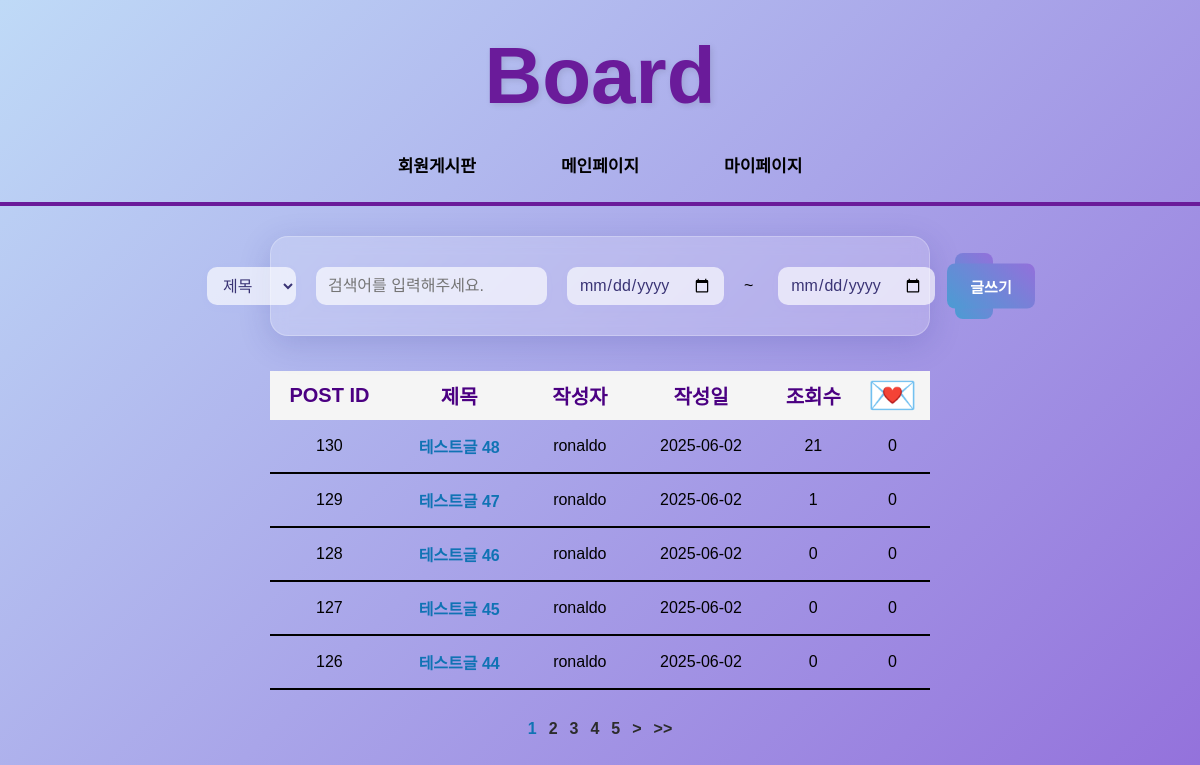
The page /board/board.php on the database its author committed.
### tables this page shows
CREATE TABLE `board` (
  `idx` int NOT NULL AUTO_INCREMENT,
  `title` varchar(100) NOT NULL,
  `content` text NOT NULL,
  `author` varchar(30) NOT NULL,
  `post_date` date NOT NULL,
  `file` varchar(255) DEFAULT NULL,
  `views` int DEFAULT '0',
  `likes` int DEFAULT '0',
  PRIMARY KEY (`idx`)
);

### board/board.php (the view, shortened to what this page needs)
<?php
    require_once $_SERVER['DOCUMENT_ROOT'].'/php/db.php';
    if(isset($_GET['page'])){
        $page = $_GET['page'];
    }else{
        $page = 1;
    }
    $cate = $_GET['cate'];
    $search = $_GET['search'];
    $start_date = $_GET['start_date'];
    $end_date = $_GET['end_date'];
    if($search && $start_date && $end_date){
        $cnt_sql = "SELECT COUNT(*) as cnt FROM board WHERE $cate LIKE '%$search%' AND post_date BETWEEN '$start_date' AND '$end_date'";
    } else if($search){
        $cnt_sql = "SELECT COUNT(*) as cnt FROM board WHERE $cate LIKE '%$search%'";
    } else if($start_date && $end_date){
        $cnt_sql = "SELECT COUNT(*) as cnt FROM board WHERE post_date BETWEEN '$start_date' AND '$end_date'";
    } else {
        $cnt_sql = "SELECT COUNT(*) as cnt FROM board";
    }
    $cnt_res = $mysqli->query($cnt_sql);
    $cnt_row = $cnt_res->fetch_assoc();
    $total_post = $cnt_row['cnt'];
    $per_post = 5;
    $start = ($page-1)*$per_post;
    $total_page = ceil($total_post/$per_post);
    $per_block = 5;
    $total_block = ceil($total_page/$per_block);
    $current_block = ceil($page/$per_block);
    $start_block = ($current_block-1)*$per_block+1;
    $end_block = min(($start_block + $per_block -1),$total_page);
?>
<!DOCTYPE html>
<html lang="ko">
<head>
    <link rel="stylesheet" href="/CSS/basic.css">
    <link rel="stylesheet" href="/CSS/board.css">
</head>
<body>
    <header class="board_title">
        <h1>Board</h1>
        <div class="nav">
            <a href="/board/board.php">회원게시판</a>
            <a href="/pages/main.php">메인페이지</a>
            <a href="/pages/mypage.php">마이페이지</a>
        </div>
        <hr>
    </header>
    <div class="search_wrapper">
        <form action="/board/board.php" method="GET" class="search_bar">
            <select name="cate" id="search_opt">
                <option value="title" <?= $cate=="title"?"selected":""; ?>>제목</option>
            </select>
            <input type="text" name="search" value="<?= htmlspecialchars($search)?>"autocomplete="off" placeholder="검색어를 입력해주세요.">
            <input type="date" name="start_date" value="<?= htmlspecialchars($start_date)?>">
            ~
            <input type="date" name="end_date" value="<?= htmlspecialchars($end_date)?>">
            <button type="submit" class="btn_style">검색</button>
        </form>
        <a href="/board/board_write.php" class="btn_style write_btn">글쓰기</a>
    </div>
    <table class="board_table">
        <thead>
            <tr>
                <th>POST ID</th>
                <th>제목</th>
                <th>작성자</th>
                <th>작성일</th>
                <th>조회수</th>
                <th id="emot">💌</th>
            </tr>
        </thead>
        <tbody>
        <?php
        if($search && $start_date && $end_date){
            $sql_page = "SELECT * FROM board WHERE $cate LIKE '%$search%' AND post_date BETWEEN '$start_date' AND '$end_date' ORDER BY idx DESC LIMIT $start, $per_post";
        } else if($search){
            $sql_page = "SELECT * FROM board WHERE $cate LIKE '%$search%' ORDER BY idx DESC LIMIT $start, $per_post";
        } else if($start_date && $end_date){
            $sql_page = "SELECT * FROM board WHERE post_date BETWEEN '$start_date' AND '$end_date' ORDER BY idx DESC LIMIT $start, $per_post";
        } else {
            $sql_page = "SELECT * FROM board ORDER BY idx DESC LIMIT $start, $per_post";
        }
        $res_page = $mysqli->query($sql_page);
        while($row = $res_page->fetch_assoc()){
        ?>
            <tr>
                <td><?= $row['idx']; ?></td>
                <td><a id="title_link" href="/board/board_read.php?idx=<?=$row['idx']?>"><?= $row['title']; ?></a></td>
                <td><?= $row['author']; ?></td>
                <td><?= $row['post_date']; ?></td>
                <td><?= $row['views']; ?></td>
                <td><?= $row['likes']; ?></td>
            </tr>
        <?php } ?>
        </tbody>
    </table>
    <div class="page_wrapper">
        <?php
        $query_string = "&cate=$cate&search=$search&start_date=$start_date&end_date=$end_date";
        while($start_block<=$end_block){
            if($start_block==$page) {
                echo "<a href='/board/board.php?page=$start_block$query_string' class='active'>$start_block</a>";
            } else {
                echo "<a href='/board/board.php?page=$start_block$query_string'>$start_block</a>";
            }
            $start_block++;
        }
        if($current_block<$total_block){
            $next_page=$end_block + 1;
            echo "<a href='/board/board.php?page=$next_page$query_string'>></a>";
        }
        if($current_block<$total_block){
            echo "<a href='/board/board.php?page=$total_page$query_string'>>></a>";
        }
        ?>
    </div>
</body>
</html>

### CSS/basic.css (style rules this page uses)
* { box-sizing: border-box; }
body { margin: 0; padding: 0; font-family: 'Poppins', sans-serif; }
input, button { font-family: inherit; }

### CSS/board.css (style rules this page uses)
body { margin: 0; background: linear-gradient(135deg, #BFDAF7, #9370DB); min-height: 100vh; overflow-y: auto; display: flex; flex-direction: column; }
.board_title { width: 100%; text-align: center; }
.board_title h1 { font-size: 80px; font-weight: bold; color: #6a1b9a; text-shadow: 2px 2px 6px rgba(0, 0, 0, 0.1); margin-bottom: 20px; margin-top: 30px }
.board_title hr { width: 100%; border: 2px solid #6a1b9a; margin: 0 auto; }
.board_title .nav { display: flex; justify-content: center; gap: 45px; margin-bottom: 15px; font-size: 17px; font-weight: bold; }
.board_title .nav a { text-decoration: none; color: black; padding: 10px 20px; border-radius: 8px; transition: background 0.3s ease; }
#title_link { text-decoration:none; color:#1073b4; font-weight:bold; }
.search_wrapper { position: relative; width: 55%; margin: 30px auto 10px auto; }
.search_bar { width: 100%; display: flex; justify-content: center; align-items: center; gap: 20px; background: rgba(255,255,255,0.18); box-shadow: 0 8px 32px 0 rgba(31,38,135,0.17); backdrop-filter: blur(8px); border-radius: 18px; padding: 16px 30px; border: 1.5px solid rgba(255,255,255,0.25); }
.search_bar select, .search_bar input[type="text"], .search_bar input[type="date"] { height: 38px; border-radius: 10px; border: none; background: rgba(255,255,255,0.65); padding: 0 12px; margin: 0; font-size: 16px; color: #3a3475; transition: box-shadow 0.2s; box-shadow: 0 2px 8px 0 rgba(160,130,255,0.04); }
.search_bar input[type="text"] { width:350px; }
.search_bar { font-weight: 500; }
.search_bar input[type="date"] + span, .search_bar input[type="date"] + input[type="date"] { margin-left: 5px; }
.write_btn { position: absolute; right: -105px; top: 50%; transform: translateY(-50%); min-width: 88px; text-align: center; z-index: 10; }
.btn_style { width:80px; text-align: center; text-decoration:none; padding: 12px; background: linear-gradient(45deg, #4B9CD3, #9370DB); border: none; border-radius: 8px; color: white; font-weight: bold; font-size: 15px; cursor: pointer; transition: 0.3s; }
.search_wrapper a.btn_style { margin-left: 12px; min-width: 88px; text-align: center; }
.board_table { width:55%; text-align: center; margin: 30px auto; margin-top: 25px; border-collapse: collapse; }
.board_table th { font-size:20px; border-bottom:none; color: #4B0082; }
.board_table td { font-size:16px; padding: 14px 8px; border-bottom: 2px solid black; }
.board_table thead { background-color: #f5f5f5; font-weight: bold; }
#emot { font-size: 40px; }
.page_wrapper { text-align: center; }
.page_wrapper a { display:inline-block; text-decoration: none; color:#2c2c2c; font-weight: bold; padding:0px 6px; transition: color 0.3s ease; }
.page_wrapper .active { color: #1073b4; pointer-events: none; }

### rows shown on the page
board: idx "130", title "테스트글 48", author "ronaldo", post_date "2025-06-02", views "21", likes "0"
board: idx "129", title "테스트글 47", author "ronaldo", post_date "2025-06-02", views "1", likes "0"
board: idx "128", title "테스트글 46", author "ronaldo", post_date "2025-06-02", views "0", likes "0"
board: idx "127", title "테스트글 45", author "ronaldo", post_date "2025-06-02", views "0", likes "0"
board: idx "126", title "테스트글 44", author "ronaldo", post_date "2025-06-02", views "0", likes "0"
